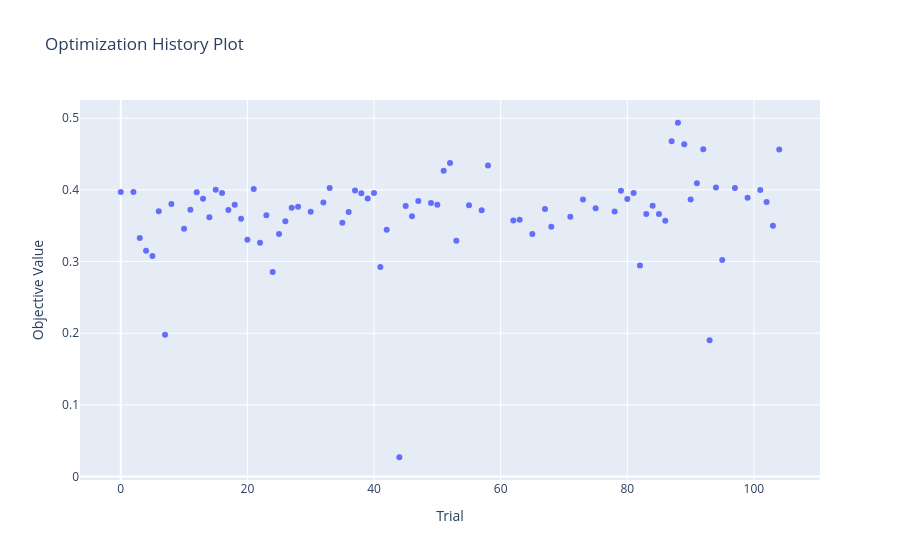

This figure's notebook cell:
### Code cell
optuna.visualization.plot_optimization_history(study, target = lambda t: t.values[int(core_param[-1])])
